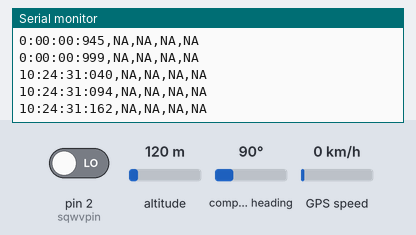
Bench run of a sketch on a simulated Arduino Uno, built with avr-gcc and run on an emulated ATmega328P. Shown: the last lines printed to the serial monitor. Inputs (shaded band) come from the test bench; at power-on: compass heading 90°, altitude 120 m, pin 2 (sqwvpin) LOW, GPS speed 0 km/h. The local clock reads 2024-03-15 10:24:30 at power-on unless the sketch sets it; storage starts empty; the sensor or clock chip raises its interrupt line as the real part does; the GPS gets a fix after 3 s at 37.7749, -122.4194 with 8 satellites.

Above: at 1.2 s.
1.3 s: compass heading set to 103°
At 4.1 s:
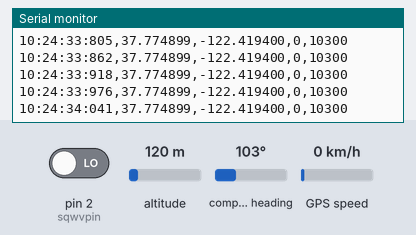
8.9 s: compass heading set to 11°
At 9.29 s:
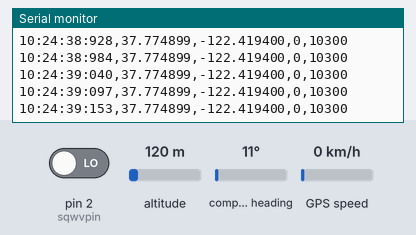
10.4 s: compass heading set to 8°
At 11.29 s:
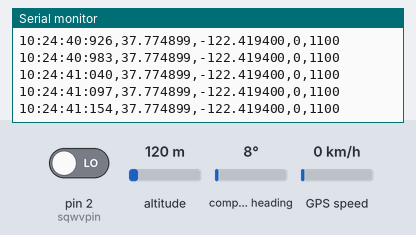
18.6 s: altitude set to 95 m
At 18.67 s:
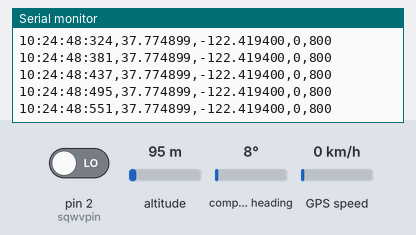
Timing chart, 0 to 21.6 s (numbered marks = the images above; inputs shaded):
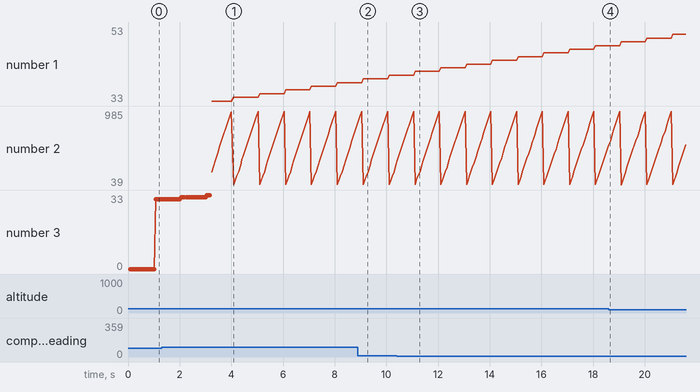

Measured:
- the behaviour switches between 99 and 100° on compass heading (found by bisection; images 0 and 1)

The sketch:

Data_Log_Int_Sft_sd.ino
```cpp
// DS3232 I2C square-wave generator

#include<Time.h>
#include <Wire.h>
#include <DS3232RTC.h>
#include <TinyGPS++.h>
#include <SoftwareSerial.h>
#include <SPI.h>
#include <SD.h>

static const int RxPin1 = 4, TxPin1 = 3;
static const uint32_t GPS1baud = 9600;
const int chipSelect = 10; // set sd CS to pin 10

int sqwvpin = 2;// mut be on pin 2 with itrupt = 0
int irupt = 0;
time_t nowTime;
long StartOfSecond = 0;
boolean getTimeFlag = 0;
int MilliTime = 0;

String acString;
TinyGPSPlus gps;

SoftwareSerial portOne(RxPin1, TxPin1);

void setup()
{
  pinMode(sqwvpin, INPUT);
  Wire.begin();
  Serial.begin(9600);

  RTC.squareWave(SQWAVE_1_HZ);
  attachInterrupt(irupt, isr_func, RISING);

  portOne.begin(GPS1baud);

  Serial.print("Initializing SD card...");
  // see if the card is present and can be initialized:
  if (!SD.begin(chipSelect)) {
    Serial.println("Card failed, or not present");
    // don't do anything more:
    return;
  }
  Serial.println("card initialized.");
}

void loop()
{

 if(getTimeFlag == 1)
{ nowTime = RTC.get();
  StartOfSecond = millis();
  getTimeFlag = 0;
}
 delay(40);
 MilliTime = millis() - StartOfSecond;
 if(MilliTime > 999) return;

 acString =
     String( hour(nowTime) +
     printDigits(minute(nowTime)) +
     printDigits(second(nowTime)) +
     printMilliDigits(MilliTime) +
     "," +
     GPS1data() );

   File dataFile = SD.open("ACM_test.txt", FILE_WRITE);

  // if the file is available, write to it:
  if (dataFile) {
    dataFile.println(acString);
    dataFile.close();
    // print to the serial port too:
    Serial.println(acString);
  }
  // if the file isn't open, pop up an error:
  else {
    Serial.println("error opening datalog.txt");
  }

}

String printDigits(int digits)
{
  String rtnstring;
    // utility function for digital clock display: prints preceding colon and leading 0
    if( digits < 10)

     { rtnstring = ":0";
      rtnstring += digits;}

    else
   // {
     {rtnstring = ":";
      rtnstring += digits;}
 //   }

    return(rtnstring);
}

String printMilliDigits(int digits)
{
    // utility function for digital clock display: prints preceding colon and leading 0
  String rtnstring;
    if(digits < 100)
    {
       if(digits < 10){
       rtnstring = ":00";
    } else { rtnstring = ":0"; }
    } else { rtnstring = ":"; }
  rtnstring += digits;
  return(rtnstring);
}

void isr_func()
{
  getTimeFlag = 1;
}

String GPS1data ()
{
  int startmilli = millis();
  while( (portOne.available() > 0) )//&& (millis()-startmilli < 80) )
  {
  if(gps.encode(portOne.read())==1)
  break;
  }
    String rtnstring;
    if(gps.location.isValid())
    {
      rtnstring += String(gps.location.lat(),6);
      rtnstring += (",");
      rtnstring += String (gps.location.lng(),6);
    } else {rtnstring += String("NA,NA");}
    rtnstring += (",");
    if(gps.speed.isValid())
    {
      rtnstring += String(gps.speed.value());
    } else rtnstring += ("NA");
    rtnstring += (",");
    if(gps.course.isValid())
    {
      rtnstring += String(gps.course.value());
    } else rtnstring += ("NA");
    return(rtnstring);
//   else {
//  Serial.print("NA,NA,X,NA");
//  return; }

}
```
